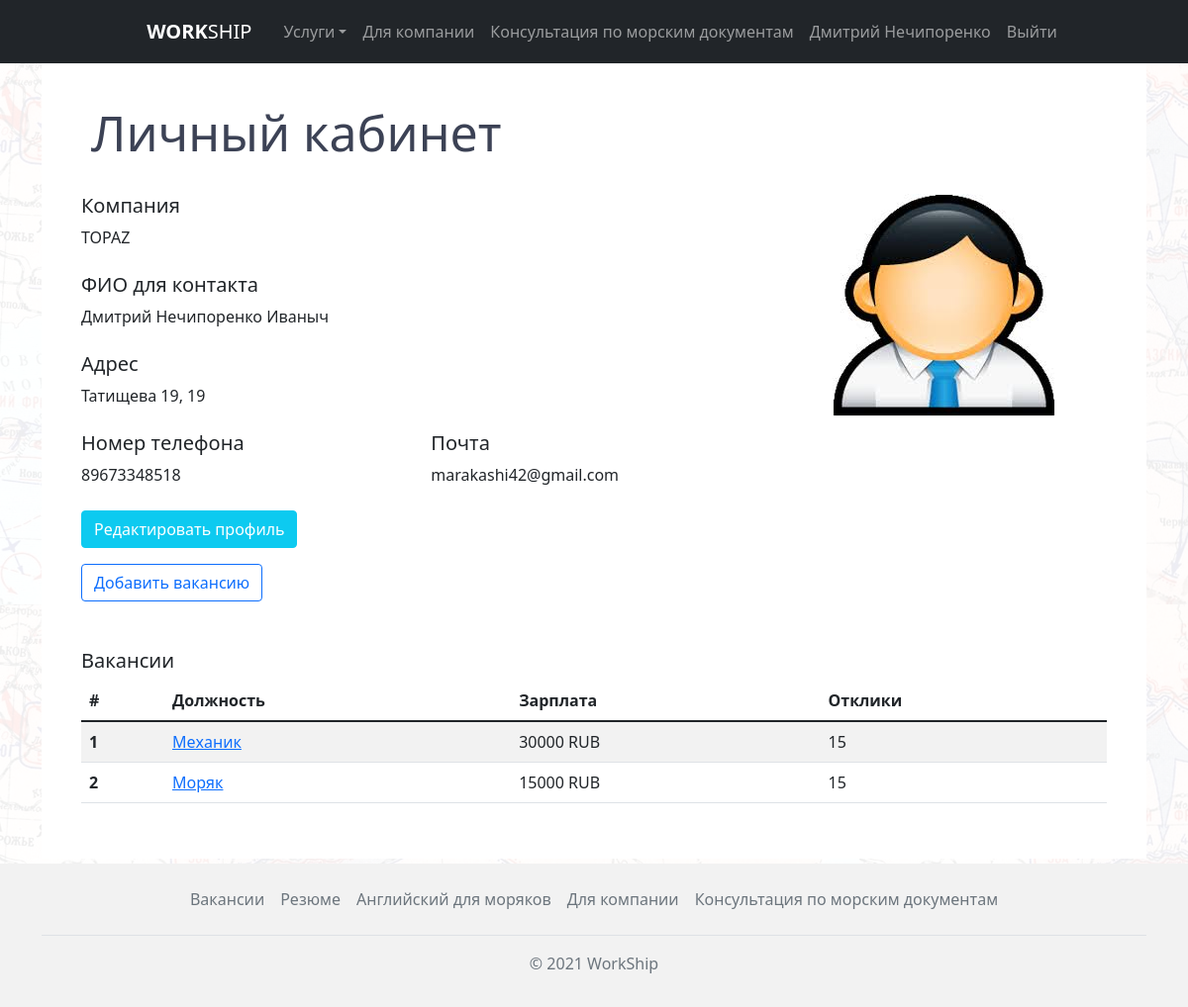
Page /personalaccount/ (signed in) on the earlier database version.
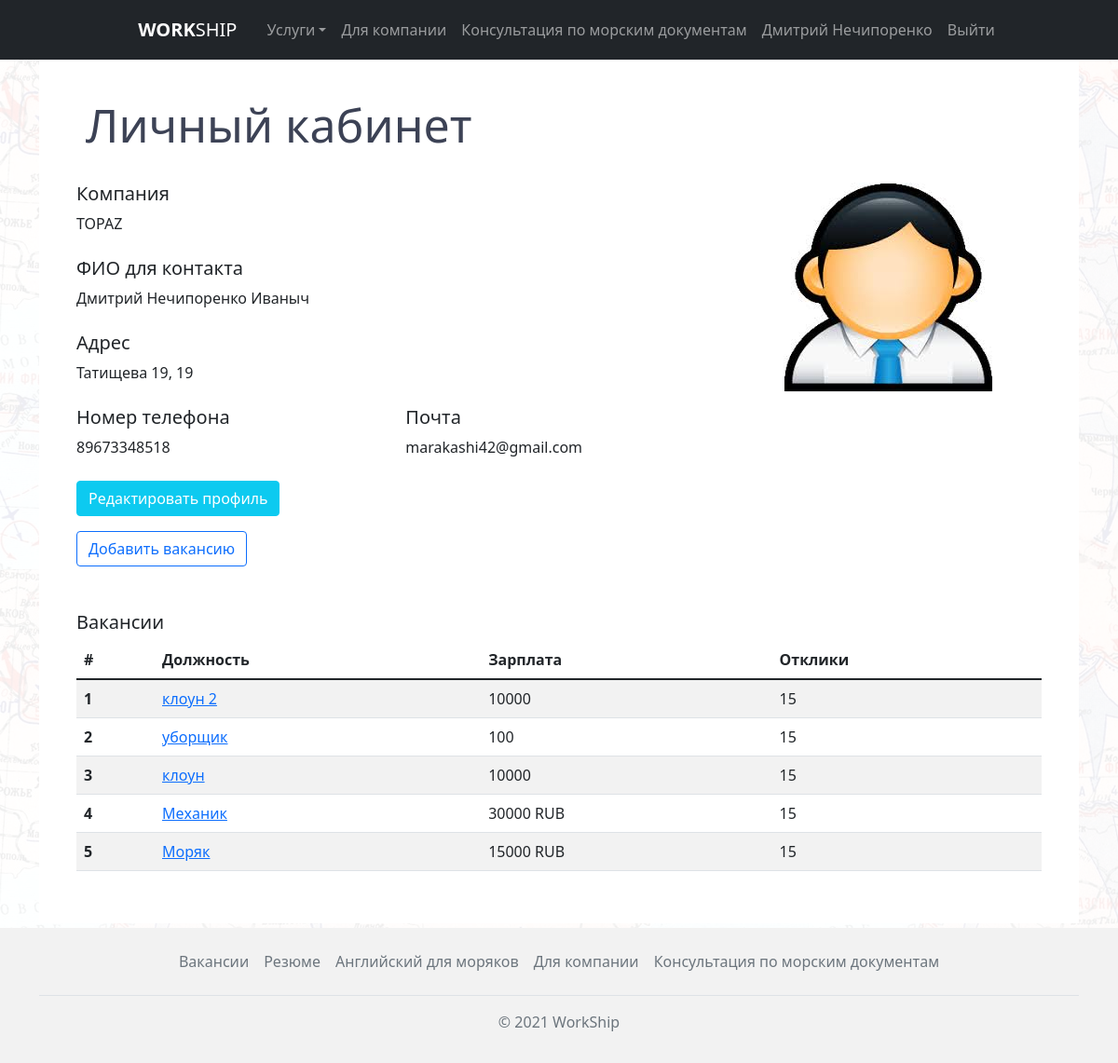
Same page on the later database version.
### vacancies/models.py (models this page shows, shortened)
class Vacancy(models.Model):
    user = models.ForeignKey(User, on_delete=models.CASCADE)
    title = models.CharField('Должность', max_length=255)
    salary = models.CharField('Зарплата', max_length=255)
    vessel_type = models.CharField('Тип судна', max_length=255, default="")
    date_start = models.DateField('Дата посадки')
    landing = models.CharField('Место посадки', max_length=255, default="")
    contract_term = models.CharField('Срок контракта', max_length=255, default="")
    image = models.ImageField(verbose_name='Изображение', upload_to=image_directory_path, storage=image_storage, default='defaultuser.png')
    time_create = models.DateTimeField('Дата создания', auto_now_add=True, null=True)
    time_update = models.DateTimeField('Дата изменения', auto_now=True, null=True)
    is_published = models.BooleanField('Публикация', default=True)
    def get_absolute_url(self):
        return reverse('vacancies_detail', kwargs={'vacancy_id': self.pk})
    class Meta:
        verbose_name = 'Вакансия'
        verbose_name_plural = 'Вакансии'
        ordering = ['-time_create', 'title']

### personal_account/views.py (the view)
# urls.py: path('', personal_account_home, name='personal_account_home'),
@login_required
def personal_account_home(request):
    seaman_profile = Profile.objects.filter(user=request.user)
    company_profile = CompanyProfile.objects.filter(user=request.user)
    if seaman_profile:
        context = {
            'profile': seaman_profile.get()
        }
        return render(request, 'personal_account/personal_account_home.html', context=context)
    elif company_profile:
        vacancies = Vacancy.objects.filter(user=request.user)
        context = {
            'profile': company_profile.get(),
            'vacancies': vacancies
        }
        return render(request, 'personal_account/personal_company_account.html', context=context)

### personal_account/templates/personal_account/personal_company_account.html (shortened to what this page needs)
{% extends 'main/layout.html' %}
{% block content %}
<div class="container">
      <div class="wrapper">
          <div class="vacancies__header">
            <h2>Личный кабинет</h2>
          </div>
                <div class="row mb-5">
                    <div class="col-8">
                      <div class="row my-4">
                            <div class="col-12">
                                <h5>Компания</h5>
                                {{ profile.company_name }}
                            </div>
                        </div>
                        <div class="row my-4">
                            <div class="col-12">
                                <h5>ФИО для контакта</h5>
                                {{ request.user.get_full_name}} {{ profile.contact_patronymic }}
                            </div>
                        </div>
                        <div class="row my-4">
                            <div class="col-12">
                                <h5>Адрес</h5>
                                {{ profile.address }}
                            </div>
                        </div>
                        <div class="row my-4">
                            <div class="col-6">
                                <h5>
                                    Номер телефона
                                </h5>
                                {{ profile.phone_number }}
                            </div>
                            <div class="col-6">
                                <h5>
                                    Почта
                                </h5>
                                {{ request.user.email }}
                            </div>
                        </div>
                        <div class="row mb-3">
                            <div class="col-6">
                                <a href="#" class="btn btn-info text-white">Редактировать профиль</a>
                            </div>
                        </div>
                        <div class="row">
                            <div class="col-6">
                                <a href="{% url 'vacancies_add' %}" class="btn btn-outline-primary">Добавить вакансию</a>
                            </div>
                        </div>
                    </div>
                    <div class="col-4 my-4">
                        <img src="{{ profile.logo.url }}" class="rounded mx-auto d-block img-fluid" alt="company logo">
                    </div>
                </div>
                <div class="row my-6">
                    <div class="col-12 my-6">
                        <h5>
                            Вакансии
                        </h5>
                        <table class="table table-striped table-hover">
                            <thead>
                                <tr>
                                    <th scope="col">#</th>
                                    <th scope="col">Должность</th>
                                    <th scope="col">Зарплата</th>
                                    <th scope="col">Отклики</th>
                                </tr>
                            </thead>
                            <tbody>
                            {% for vacancy in vacancies %}
                               <tr>
                                    <th scope="row">{{ forloop.counter }}</th>
                                    <td><a href="{{ vacancy.get_absolute_url }}">{{ vacancy.title }}</a></td>
                                    <td>{{ vacancy.salary }}</td>
                                    <td>15</td>
                                </tr>
                          {% endfor %}
                            </tbody>
                        </table>
                    </div>
                </div>
      </div>
</div>
{% endblock %}

Differences in the rows shown:
added Vacancy: title "клоун 2", salary "10000"
added Vacancy: title "уборщик", salary "100"
added Vacancy: title "клоун", salary "10000"
